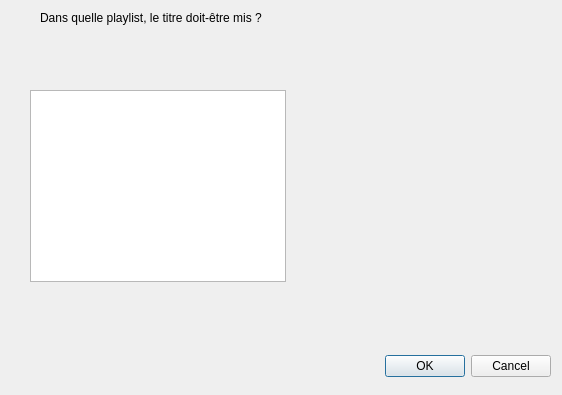
<?xml version="1.0" encoding="UTF-8"?>
<ui version="4.0">
 <class>DialogAjoutEnPlaylist</class>
 <widget class="QDialog" name="DialogAjoutEnPlaylist">
  <property name="geometry">
   <rect>
    <x>0</x>
    <y>0</y>
    <width>562</width>
    <height>395</height>
   </rect>
  </property>
  <property name="windowTitle">
   <string>Ajout en Playlist</string>
  </property>
  <widget class="QDialogButtonBox" name="buttonBox">
   <property name="geometry">
    <rect>
     <x>210</x>
     <y>350</y>
     <width>341</width>
     <height>32</height>
    </rect>
   </property>
   <property name="orientation">
    <enum>Qt::Horizontal</enum>
   </property>
   <property name="standardButtons">
    <set>QDialogButtonBox::Cancel|QDialogButtonBox::Ok</set>
   </property>
  </widget>
  <widget class="QListWidget" name="ListePlaylist">
   <property name="geometry">
    <rect>
     <x>30</x>
     <y>90</y>
     <width>256</width>
     <height>192</height>
    </rect>
   </property>
  </widget>
  <widget class="QLabel" name="label">
   <property name="geometry">
    <rect>
     <x>40</x>
     <y>10</y>
     <width>441</width>
     <height>16</height>
    </rect>
   </property>
   <property name="text">
    <string>Dans quelle playlist, le titre doit-être mis ?</string>
   </property>
  </widget>
  <widget class="QLabel" name="Titre">
   <property name="geometry">
    <rect>
     <x>110</x>
     <y>60</y>
     <width>291</width>
     <height>20</height>
    </rect>
   </property>
   <property name="text">
    <string/>
   </property>
  </widget>
 </widget>
 <resources/>
 <connections>
  <connection>
   <sender>buttonBox</sender>
   <signal>accepted()</signal>
   <receiver>DialogAjoutEnPlaylist</receiver>
   <slot>accept()</slot>
   <hints>
    <hint type="sourcelabel">
     <x>248</x>
     <y>254</y>
    </hint>
    <hint type="destinationlabel">
     <x>157</x>
     <y>274</y>
    </hint>
   </hints>
  </connection>
  <connection>
   <sender>buttonBox</sender>
   <signal>rejected()</signal>
   <receiver>DialogAjoutEnPlaylist</receiver>
   <slot>reject()</slot>
   <hints>
    <hint type="sourcelabel">
     <x>316</x>
     <y>260</y>
    </hint>
    <hint type="destinationlabel">
     <x>286</x>
     <y>274</y>
    </hint>
   </hints>
  </connection>
 </connections>
</ui>
